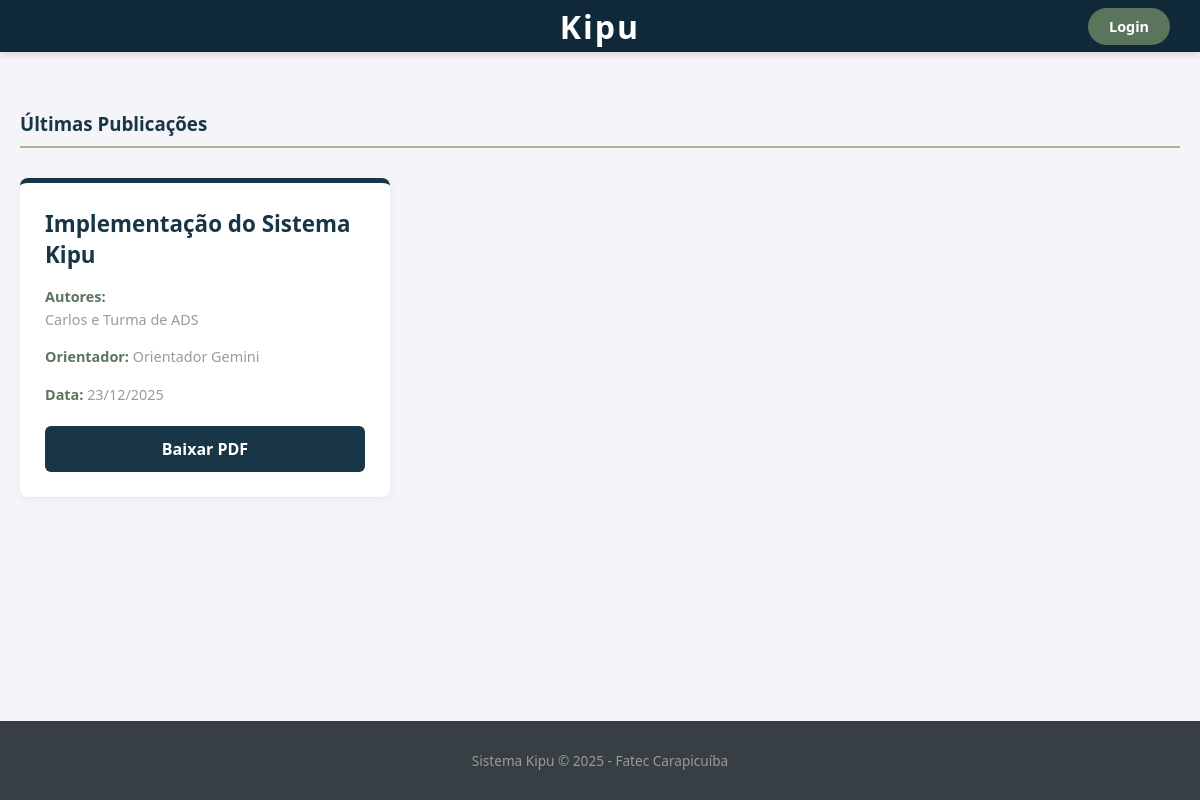
Before: / with the older database file.
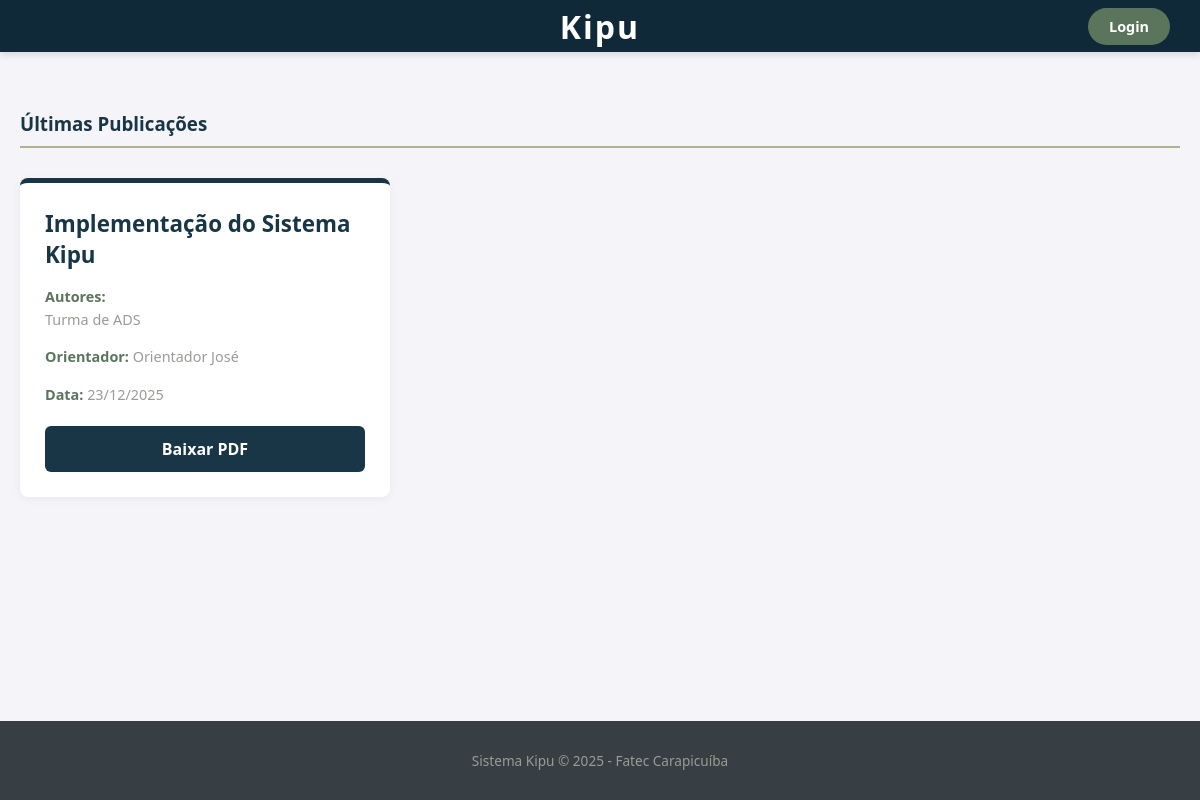
After: the same page with the newer database file.
### tables this page shows
CREATE TABLE artigos (
    id INT AUTO_INCREMENT PRIMARY KEY,
    titulo VARCHAR(200) NOT NULL,
    nomes_alunos TEXT NOT NULL,
    nome_orientador VARCHAR(100) NOT NULL,
    caminho_ficheiro VARCHAR(255) NOT NULL,
    data_publicacao DATETIME DEFAULT CURRENT_TIMESTAMP,
    id_professor_postou INT,
    FOREIGN KEY (id_professor_postou) REFERENCES professores(id) ON DELETE SET NULL
);

### index.php (the view, shortened to what this page needs)
<?php
require 'conexao.php';
try {
    $sql = "SELECT * FROM artigos ORDER BY data_publicacao DESC";
    $stmt = $pdo->query($sql);
    $artigos = $stmt->fetchAll(PDO::FETCH_ASSOC);
} catch (PDOException $e) {
    echo "Erro ao buscar artigos: " . $e->getMessage();
    exit;
}
?>
<!DOCTYPE html>
<html lang="pt-br">
<head>
</head>
<body>
    <header>
        <div class="logo-container">
            <h1>Kipu</h1>
        </div>
        <nav class="nav-buttons">
            <a href="login.php" class="btn-login">Login</a>
        </nav>
    </header>
    <div class="container">
        <h3 class="section-title">Últimas Publicações</h3>
        <div class="articles-grid">
            <?php if (count($artigos) > 0): ?>
                <?php foreach($artigos as $artigo): ?>
                    <div class="card">
                        <div>
                            <h2><?php echo htmlspecialchars($artigo['titulo']); ?></h2>
                            <div class="meta-info">
                                <p><strong>Autores:</strong><br> <?php echo htmlspecialchars($artigo['nomes_alunos']); ?></p>
                                <p><strong>Orientador:</strong> <?php echo htmlspecialchars($artigo['nome_orientador']); ?></p>
                                <p><strong>Data:</strong> <?php echo date('d/m/Y', strtotime($artigo['data_publicacao'])); ?></p>
                            </div>
                        </div>
                        <a href="<?php echo htmlspecialchars($artigo['caminho_ficheiro']); ?>" class="btn-download" target="_blank">
                            Baixar PDF
                        </a>
                    </div>
                <?php endforeach; ?>
            <?php else: ?>
                <p>Ainda não há artigos cadastrados.</p>
            <?php endif; ?>
        </div>
    </div>
    <footer>
        Sistema Kipu &copy; <?php echo date('Y'); ?> - Fatec Carapicuíba
    </footer>
</body>
</html>

### index.php (style rules this page uses)
:root { --bg-body: #f4f4f9; --bg-header: #102939; --bg-card: #ffffff; --primary-blue: #183646; --hover-blue: #264350; --accent-green: #5b755c; --accent-gold: #b2b18d; --text-dark: #373f45; --text-light: #999c94; --text-white: #ffffff; }
body { font-family: 'Segoe UI', Tahoma, Geneva, Verdana, sans-serif; background-color: var(--bg-body); margin: 0; padding: 0; color: var(--text-dark); display: flex; flex-direction: column; min-height: 100vh; }
a { text-decoration: none; }
header { background-color: var(--bg-header); color: var(--text-white); padding: 15px 30px; display: flex; align-items: center; justify-content: space-between; box-shadow: 0 4px 6px rgba(0,0,0,0.1); position: relative; }
.logo-container { position: absolute; left: 50%; transform: translateX(-50%); text-align: center; }
.logo-container h1 { margin: 0; font-size: 2em; letter-spacing: 2px; color: var(--text-white); }
.nav-buttons { margin-left: auto; z-index: 10; }
.btn-login { background-color: var(--accent-green); color: white; padding: 8px 20px; border-radius: 20px; font-weight: bold; font-size: 0.9rem; border: 1px solid transparent; transition: all 0.3s ease; }
.container { max-width: 1200px; width: 100%; margin: 40px auto; padding: 0 20px; box-sizing: border-box; flex: 1; }
.section-title { border-bottom: 2px solid var(--accent-gold); padding-bottom: 10px; margin-bottom: 30px; color: var(--primary-blue); }
.articles-grid { display: grid; grid-template-columns: repeat(auto-fill, minmax(300px, 1fr)); gap: 25px; }
.card { background: var(--bg-card); border-radius: 8px; padding: 25px; box-shadow: 0 2px 10px rgba(0,0,0,0.05); border-top: 5px solid var(--primary-blue); display: flex; flex-direction: column; justify-content: space-between; transition: transform 0.2s; }
.card h2 { margin-top: 0; font-size: 1.4em; color: var(--primary-blue); margin-bottom: 15px; }
.meta-info { font-size: 0.9em; color: var(--text-light); margin-bottom: 20px; line-height: 1.6; }
.meta-info strong { color: var(--accent-green); }
.btn-download { text-align: center; display: block; background-color: var(--primary-blue); color: white; padding: 12px; text-decoration: none; border-radius: 6px; font-weight: 600; transition: background 0.3s; margin-top: auto; }
footer { text-align: center; padding: 30px; background-color: var(--text-dark); color: var(--text-light); font-size: 0.85em; margin-top: 40px; }

Changed rows visible on the page:
changed artigos "Implementação do Sistema Kipu": nomes_alunos "Carlos e Turma de ADS" → "Turma de ADS"; nome_orientador "Orientador Gemini" → "Orientador José"
